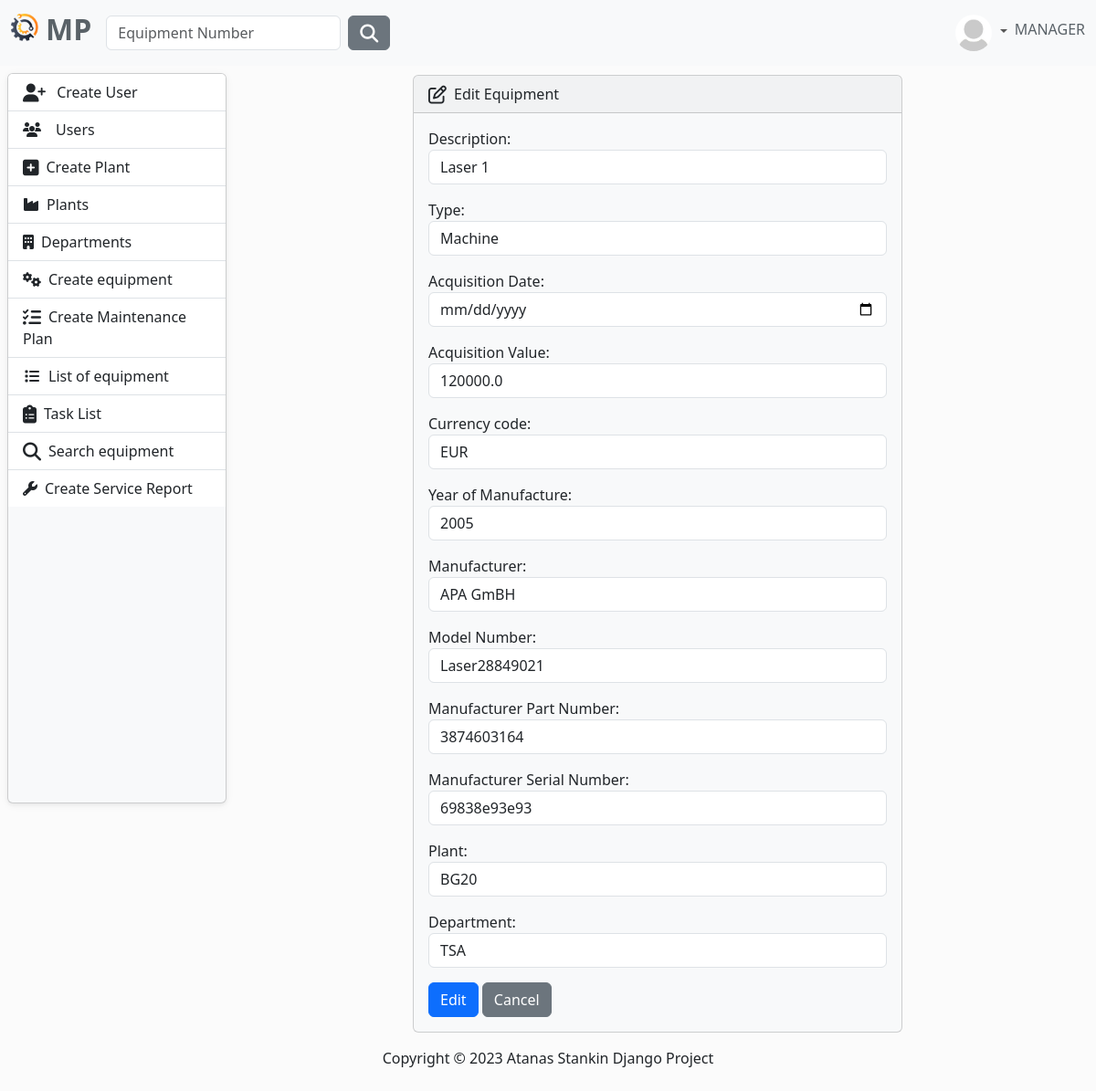
The page /equipment/10/edit/ (signed in) on the database its author committed.
### MaintenancePlanner/accounts/models.py (models this page shows, shortened)
class AppUser(AbstractUser, PermissionsMixin):
    username = models.CharField(
        max_length=30,
        validators=[
            MinLengthValidator(4),
        ],
        unique=True,
    )
    first_name = models.CharField(
        max_length=30,
        validators=[
            MinLengthValidator(2),
            user_name_validator,
        ]
    )
    last_name = models.CharField(
        max_length=30,
        validators=[
            MinLengthValidator(2),
            user_name_validator,
        ]
    )
    email = models.EmailField(unique=True)
    class Role(models.TextChoices):
        MANAGER = "MANAGER", 'Manager'
        SUPERVISOR = "SUPERVISOR", 'Supervisor'
        OPERATOR = "OPERATOR", 'Operator'
    role = models.CharField(max_length=50, choices=Role.choices)

class Profile(models.Model):
    user = models.OneToOneField(AppUser, on_delete=models.CASCADE)
    image = models.ImageField(
        default='images/default.jpg',
        null=True,
        blank=True,
        upload_to='images/'
    )

### MaintenancePlanner/equipment/models.py (models this page shows, shortened)
class Equipment(models.Model):
    description = models.CharField(
        max_length=50,
        validators=[equipment_name_validator],
    )
    type = models.CharField(
        max_length=30,
        choices=TYPE_OF_EQUIPMENT
    )
    acquisition_date = models.DateField(
        blank=True,
        null=True,
        verbose_name='Acquisition Date',
    )
    acquisition_value = models.FloatField(
        blank=True,
        null=True,
        verbose_name='Acquisition Value',
    )
    currency_code = models.CharField(
        max_length=10,
        choices=CURRENCY_CHOICES,
        default='EUR',
    )
    year_of_manufacture = models.PositiveIntegerField(
        verbose_name='Year of Manufacture',
        null=True,
        blank=True,
    )
    manufacturer = models.CharField(
        max_length=30,
        blank=True,
        null=True,
    )
    model_number = models.CharField(
        max_length=30,
        blank=True,
        null=True,
        verbose_name='Model Number'
    )
    part_number = models.CharField(
        max_length=30,
        blank=True,
        null=True,
        verbose_name='Manufacturer Part Number',
    )
    serial_number = models.CharField(
        max_length=30,
        blank=True,
        null=True,
        verbose_name='Manufacturer Serial Number',
    )
    plant = models.ForeignKey(
        to=Plant,
        on_delete=models.CASCADE)
    department = models.ForeignKey(
        to=Department,
        on_delete=models.CASCADE)

### MaintenancePlanner/equipment/views.py (the view)
# urls.py: path('<int:pk>/edit/', UpdateEquipment.as_view(), name='edit-equipment'),
class UpdateEquipment(LoginRequiredMixin, AllowedUsersMixin, UpdateView):
    allowed_roles = ['MANAGER', 'SUPERVISOR']
    model = Equipment
    template_name = 'edit-equipment.html'
    form_class = EquipmentForm
    success_url = reverse_lazy('equipment-list')

### MaintenancePlanner/equipment/forms.py
class EquipmentForm(forms.ModelForm):
    class Meta:
        model = Equipment
        exclude = ('last_checked_date', 'next_check_date')
        widgets = {
            'description': forms.TextInput(attrs={'class': 'form-control'}),
            'type': forms.Select(attrs={'class': 'form-control'}),
            'acquisition_date': forms.DateInput(format="%d/%m/%Y", attrs={'class': 'form-control', 'type': 'date'}),
            'currency_code': forms.Select(attrs={'class': 'form-control'}),
            'acquisition_value': forms.NumberInput(attrs={'class': 'form-control'}),
            'manufacturer': forms.TextInput(attrs={'class': 'form-control'}),
            'model_number': forms.TextInput(attrs={'class': 'form-control'}),
            'part_number': forms.TextInput(attrs={'class': 'form-control'}),
            'serial_number': forms.TextInput(attrs={'class': 'form-control'}),
            'plant': forms.Select(attrs={'class': 'form-control'}),
            'department': forms.Select(attrs={'class': 'form-control'}),
            'year_of_manufacture': forms.NumberInput(attrs={'class': 'form-control'}),
        }

### MaintenancePlanner/accounts/mixins.py (called while the page is built)
    def dispatch(self, request, *args, **kwargs):
        if request.user.role in self.allowed_roles:
            return super().dispatch(request, *args, **kwargs)
        else:
            return redirect('home-page')

### MaintenancePlanner/plant/models.py (called while the page is built)
    def __str__(self):
        return f'{self.cost_center}'

    def __str__(self):
        return self.name

### MaintenancePlanner/equipment/templates/edit-equipment.html (shortened to what this page needs)
{% extends 'base.html' %}
{% block content %}
        <div class="row justify-content-center">
            <div class="col-7">
                <div class="card bg-light mb-3" style="max-width: 200rem;">
                  <div class="card-header">
                      <i class="fa-regular fa-pen-to-square fa-lg me-2"></i>Edit Equipment
                  </div>
                  <div class="card-body">
                      <form  method="POST" >
                          {{ form.as_p }}
                          <button type="submit" class="btn btn-primary">Edit</button>
                          <a href="{% url 'equipment-list' %}" class="btn btn-secondary">Cancel</a>
                      </form>
                  </div>
            </div>
            </div>
        </div>
{% endblock %}

### templates/partials/navbar.html (shortened to what this page needs)
{% load static %}
<nav class="navbar navbar-expand-lg bg-light fixed-top" data-bs-theme="light">
    <div class="container-fluid">
        <a class="navbar-brand" href="{% url 'home-page' %}">
            <ul class="navbar-nav ms-auto d-flex flex-row">
                <li><img class="logo me-2" src="{% static 'img/logo.png' %}" alt="logo" height="30"></li>
                <li><h2 style="color: #5a6268; font-weight: bold">MP</h2></li>
            </ul>
        </a>
        <div class="collapse navbar-collapse" id="navbarColor01">
            {% if user.is_authenticated %}
                <form class="d-flex" method=POST action="{% url 'search-equipment' %}">
                    <input class="form-control me-sm-2" type="search" placeholder="Equipment Number"
                           name="number">
                    <button class="btn btn-secondary my-2 my-sm-0" type="submit"><i
                            class="fa-solid fa-magnifying-glass fa-lg"></i></button>
                </form>
            {% endif %}
            <ul class="navbar-nav ms-auto d-flex flex-row">
                {% if not request.user.is_authenticated %}
                    <li class="nav-item">
                        <a class="nav-link" href="{% url 'login' %}"><i
                                class="fa-solid fa-right-to-bracket fa-lg me-2"></i>Sig In
                        </a>
                    </li>
                {% else %}
                    <li class="nav-item dropdown d-flex align-items-center">
                        <div class="btn-group dropdown">
                            <a class="nav-link dropdown-toggle" data-bs-toggle="dropdown" href="#" role="button"
                               aria-haspopup="true" aria-expanded="false">
                                {% if user.profile.image %}
                                    <img src="{{ user.profile.image.url }}" class="rounded-circle" height="40"
                                         loading="lazy"/>
                                {% else %}
                                    <img src="{% static 'img/profile-img.png' %}" class="rounded-circle" height="40"
                                         loading="lazy"/>
                                {% endif %}
                            </a>
                        </div>
                        <h6 style="color: #5a6268">{{ request.user.role }}</h6>
                    </li>
                {% endif %}
            </ul>
        </div>
    </div>
</nav>

### static/css/body.css (style rules this page uses)
body { background-color: #fbfbfb; }

### rows shown on the page
AppUser: profile.image (placeholder picture), user.role "MANAGER"
Equipment: description "Laser 1", type "Machine", acquisition_value "120000.0", currency_code "EUR", year_of_manufacture "2005", manufacturer "APA GmBH", model_number "Laser28849021", part_number "3874603164", serial_number "69838e93e93", plant "BG20", department "TSA"
